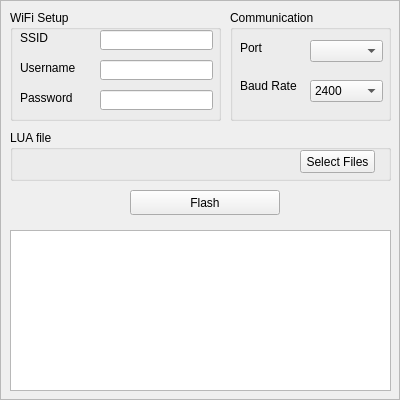
<?xml version="1.0" encoding="UTF-8"?>
<ui version="4.0">
 <class>Frame</class>
 <widget class="QFrame" name="Frame">
  <property name="geometry">
   <rect>
    <x>0</x>
    <y>0</y>
    <width>400</width>
    <height>400</height>
   </rect>
  </property>
  <property name="windowTitle">
   <string>NodeMCU</string>
  </property>
  <property name="frameShape">
   <enum>QFrame::StyledPanel</enum>
  </property>
  <property name="frameShadow">
   <enum>QFrame::Raised</enum>
  </property>
  <widget class="QGroupBox" name="groupBox">
   <property name="geometry">
    <rect>
     <x>10</x>
     <y>10</y>
     <width>211</width>
     <height>111</height>
    </rect>
   </property>
   <property name="title">
    <string>WiFi Setup</string>
   </property>
   <widget class="QLabel" name="l1">
    <property name="geometry">
     <rect>
      <x>10</x>
      <y>20</y>
      <width>65</width>
      <height>15</height>
     </rect>
    </property>
    <property name="text">
     <string>SSID</string>
    </property>
   </widget>
   <widget class="QLabel" name="l2">
    <property name="geometry">
     <rect>
      <x>10</x>
      <y>50</y>
      <width>65</width>
      <height>15</height>
     </rect>
    </property>
    <property name="text">
     <string>Username</string>
    </property>
   </widget>
   <widget class="QLabel" name="l3">
    <property name="geometry">
     <rect>
      <x>10</x>
      <y>80</y>
      <width>65</width>
      <height>15</height>
     </rect>
    </property>
    <property name="text">
     <string>Password</string>
    </property>
   </widget>
   <widget class="QLineEdit" name="ssid">
    <property name="geometry">
     <rect>
      <x>90</x>
      <y>20</y>
      <width>113</width>
      <height>20</height>
     </rect>
    </property>
   </widget>
   <widget class="QLineEdit" name="username">
    <property name="geometry">
     <rect>
      <x>90</x>
      <y>50</y>
      <width>113</width>
      <height>20</height>
     </rect>
    </property>
   </widget>
   <widget class="QLineEdit" name="password">
    <property name="geometry">
     <rect>
      <x>90</x>
      <y>80</y>
      <width>113</width>
      <height>20</height>
     </rect>
    </property>
    <property name="inputMask">
     <string/>
    </property>
    <property name="text">
     <string/>
    </property>
   </widget>
  </widget>
  <widget class="QGroupBox" name="groupBox_2">
   <property name="geometry">
    <rect>
     <x>10</x>
     <y>130</y>
     <width>381</width>
     <height>51</height>
    </rect>
   </property>
   <property name="title">
    <string>LUA file</string>
   </property>
   <widget class="QPushButton" name="uploadfile">
    <property name="geometry">
     <rect>
      <x>290</x>
      <y>20</y>
      <width>75</width>
      <height>23</height>
     </rect>
    </property>
    <property name="text">
     <string>Select Files</string>
    </property>
   </widget>
  </widget>
  <widget class="QTextEdit" name="textEdit">
   <property name="geometry">
    <rect>
     <x>10</x>
     <y>230</y>
     <width>381</width>
     <height>161</height>
    </rect>
   </property>
   <property name="readOnly">
    <bool>true</bool>
   </property>
  </widget>
  <widget class="QPushButton" name="flashstart">
   <property name="geometry">
    <rect>
     <x>130</x>
     <y>190</y>
     <width>150</width>
     <height>25</height>
    </rect>
   </property>
   <property name="text">
    <string>Flash</string>
   </property>
  </widget>
  <widget class="QGroupBox" name="groupBox_3">
   <property name="geometry">
    <rect>
     <x>230</x>
     <y>10</y>
     <width>161</width>
     <height>111</height>
    </rect>
   </property>
   <property name="title">
    <string>Communication</string>
   </property>
   <widget class="QComboBox" name="port">
    <property name="geometry">
     <rect>
      <x>80</x>
      <y>30</y>
      <width>73</width>
      <height>22</height>
     </rect>
    </property>
   </widget>
   <widget class="QLabel" name="l4">
    <property name="geometry">
     <rect>
      <x>10</x>
      <y>30</y>
      <width>31</width>
      <height>16</height>
     </rect>
    </property>
    <property name="text">
     <string>Port</string>
    </property>
   </widget>
   <widget class="QLabel" name="l4_2">
    <property name="geometry">
     <rect>
      <x>10</x>
      <y>60</y>
      <width>61</width>
      <height>31</height>
     </rect>
    </property>
    <property name="text">
     <string>Baud Rate</string>
    </property>
   </widget>
   <widget class="QComboBox" name="baud">
    <property name="geometry">
     <rect>
      <x>80</x>
      <y>70</y>
      <width>73</width>
      <height>22</height>
     </rect>
    </property>
    <item>
     <property name="text">
      <string>2400</string>
     </property>
    </item>
    <item>
     <property name="text">
      <string>4800</string>
     </property>
    </item>
    <item>
     <property name="text">
      <string>9600</string>
     </property>
    </item>
    <item>
     <property name="text">
      <string>14400</string>
     </property>
    </item>
    <item>
     <property name="text">
      <string>19200</string>
     </property>
    </item>
    <item>
     <property name="text">
      <string>28800</string>
     </property>
    </item>
    <item>
     <property name="text">
      <string>38400</string>
     </property>
    </item>
    <item>
     <property name="text">
      <string>56000</string>
     </property>
    </item>
    <item>
     <property name="text">
      <string>57600</string>
     </property>
    </item>
    <item>
     <property name="text">
      <string>115200</string>
     </property>
    </item>
   </widget>
  </widget>
 </widget>
 <resources/>
 <connections/>
</ui>
